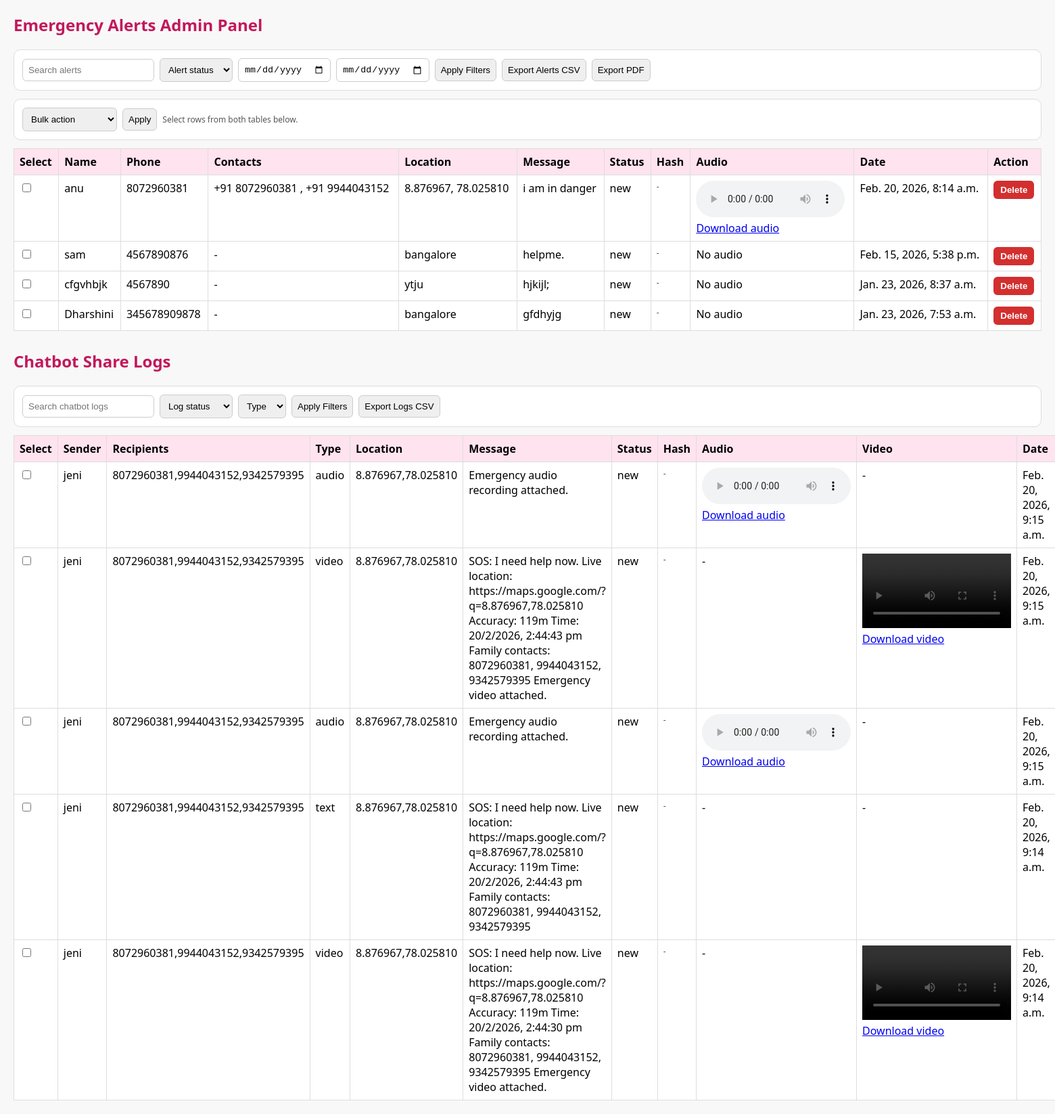
/emergency-table/ (signed in), run on the app's committed database.
### app/models.py (models this page shows, shortened)
class EmergencyAlert(models.Model):
    name = models.CharField(max_length=100)
    phone = models.CharField(max_length=15)
    message = models.TextField()
    location = models.CharField(max_length=200)
    contacts_text = models.TextField(blank=True, default="")
    audio_file = models.FileField(upload_to="emergency_audio/", blank=True, null=True)
    evidence_hash = models.CharField(max_length=128, blank=True, default="")
    status = models.CharField(max_length=20, default="new")
    resolved_by = models.CharField(max_length=100, blank=True, default="")
    resolved_at = models.DateTimeField(blank=True, null=True)
    created_at = models.DateTimeField(auto_now_add=True)
    is_seen = models.BooleanField(default=False)

class ChatbotShareLog(models.Model):
    sender_name = models.CharField(max_length=100, default="Anonymous")
    recipients = models.TextField(blank=True, default="")
    share_type = models.CharField(max_length=20, default="text")
    message = models.TextField(blank=True, default="")
    location = models.CharField(max_length=300, blank=True, default="")
    location_history = models.TextField(blank=True, default="")
    audio_file = models.FileField(upload_to="chatbot_audio/", blank=True, null=True)
    video_file = models.FileField(upload_to="chatbot_video/", blank=True, null=True)
    evidence_hash = models.CharField(max_length=128, blank=True, default="")
    status = models.CharField(max_length=20, default="new")
    resolved_by = models.CharField(max_length=100, blank=True, default="")
    resolved_at = models.DateTimeField(blank=True, null=True)
    created_at = models.DateTimeField(auto_now_add=True)

### app/views.py (the view, shortened to what this page needs)
# urls.py: path('emergency-table/', views.emergency_table, name='emergency_table'),
@login_required
@user_passes_test(is_admin)
def emergency_table(request):
    alerts = EmergencyAlert.objects.all().order_by("-created_at")
    chatbot_logs = ChatbotShareLog.objects.all().order_by("-created_at")
    alerts = _apply_filters(alerts, request, prefix="a_")
    chatbot_logs = _apply_filters(chatbot_logs, request, prefix="c_")
    c_type = request.GET.get("c_type", "").strip()
    if c_type:
        chatbot_logs = chatbot_logs.filter(share_type=c_type)
    export = request.GET.get("export", "").strip()
    alerts.filter(is_seen=False).update(is_seen=True)
    _audit(request, "view", "EmergencyTable", 0, note="Opened emergency-table page")
    return render(
        request,
        "emergency_table.html",
        {
            "alerts": alerts,
            "chatbot_logs": chatbot_logs,
        },
    )

### app/views.py (called while the page is built, shortened)
def _audit(request, action, object_type, object_id, note=""):
    if request.user.is_authenticated:
        AdminAuditLog.objects.create(
            admin_username=request.user.username,
            action=action,
            object_type=object_type,
            object_id=object_id,
            note=note,
        )

def is_admin(user):
    return user.is_superuser

def _apply_filters(queryset, request, prefix=""):
    q = request.GET.get(f"{prefix}q", "").strip()
    status = request.GET.get(f"{prefix}status", "").strip()
    date_from = request.GET.get("from", "").strip()
    date_to = request.GET.get("to", "").strip()
    if status:
        queryset = queryset.filter(status=status)
    if date_from:
        queryset = queryset.filter(created_at__date__gte=date_from)
    if date_to:
        queryset = queryset.filter(created_at__date__lte=date_to)
    return queryset

### app/templates/emergency_table.html (shortened to what this page needs)
<!DOCTYPE html>
<html lang="en">
<head>
</head>
<body>
    <h2>Emergency Alerts Admin Panel</h2>
    <div class="panel">
        <form method="get" class="row">
            <input type="text" name="a_q" placeholder="Search alerts" value="{{ request.GET.a_q }}">
            <select name="a_status">
                <option value="">Alert status</option>
            </select>
            <input type="date" name="from" value="{{ request.GET.from }}">
            <input type="date" name="to" value="{{ request.GET.to }}">
            <button type="submit">Apply Filters</button>
            <a href="?export=csv_alerts"><button type="button">Export Alerts CSV</button></a>
            <a href="?export=pdf"><button type="button">Export PDF</button></a>
        </form>
    </div>
    <form method="post">
        <div class="panel row">
            <select name="bulk_action">
                <option value="">Bulk action</option>
            </select>
            <button type="submit">Apply</button>
            <span class="small">Select rows from both tables below.</span>
        </div>
        <table>
            <tr>
                <th>Select</th><th>Name</th><th>Phone</th><th>Contacts</th><th>Location</th><th>Message</th><th>Status</th><th>Hash</th><th>Audio</th><th>Date</th><th>Action</th>
            </tr>
            {% for e in alerts %}
            <tr>
                <td><input type="checkbox" name="selected_alerts" value="{{ e.id }}"></td>
                <td>{{ e.name }}</td>
                <td>{{ e.phone }}</td>
                <td>{{ e.contacts_text|default:"-" }}</td>
                <td>{{ e.location }}</td>
                <td>{{ e.message }}</td>
                <td>{{ e.status }}</td>
                <td class="small">{{ e.evidence_hash|default:"-" }}</td>
                <td>
                    {% if e.audio_file %}
                        <audio controls src="{{ e.audio_file.url }}"></audio><br>
                        <a href="{{ e.audio_file.url }}" download>Download audio</a>
                    {% else %}No audio{% endif %}
                </td>
                <td>{{ e.created_at }}</td>
                <td>
                    <form method="post" action="{% url 'delete_emergency_alert' e.id %}" onsubmit="return confirm('Delete this emergency alert?');">
                        <button class="delete-btn" type="submit">Delete</button>
                    </form>
                </td>
            </tr>
            {% endfor %}
        </table>
        <h2 style="margin-top: 28px;">Chatbot Share Logs</h2>
        <div class="panel">
            <form method="get" class="row">
                <input type="text" name="c_q" placeholder="Search chatbot logs" value="{{ request.GET.c_q }}">
                <select name="c_status">
                    <option value="">Log status</option>
                </select>
                <select name="c_type">
                    <option value="">Type</option>
                </select>
                <button type="submit">Apply Filters</button>
                <a href="?export=csv_chatbot"><button type="button">Export Logs CSV</button></a>
            </form>
        </div>
        <table>
            <tr>
                <th>Select</th><th>Sender</th><th>Recipients</th><th>Type</th><th>Location</th><th>Message</th><th>Status</th><th>Hash</th><th>Audio</th><th>Video</th><th>Date</th><th>Action</th>
            </tr>
            {% for c in chatbot_logs %}
            <tr>
                <td><input type="checkbox" name="selected_logs" value="{{ c.id }}"></td>
                <td>{{ c.sender_name }}</td>
                <td>{{ c.recipients|default:"-" }}</td>
                <td>{{ c.share_type }}</td>
                <td>{{ c.location|default:"-" }}</td>
                <td>{{ c.message|default:"-" }}</td>
                <td>{{ c.status }}</td>
                <td class="small">{{ c.evidence_hash|default:"-" }}</td>
                <td>{% if c.audio_file %}<audio controls src="{{ c.audio_file.url }}"></audio><br><a href="{{ c.audio_file.url }}" download>Download audio</a>{% else %}-{% endif %}</td>
                <td>{% if c.video_file %}<video controls src="{{ c.video_file.url }}"></video><br><a href="{{ c.video_file.url }}" download>Download video</a>{% else %}-{% endif %}</td>
                <td>{{ c.created_at }}</td>
            </tr>
            {% empty %}
            <tr><td colspan="12">No chatbot share logs yet.</td></tr>
            {% endfor %}
        </table>
    </form>
</body>
</html>

### app/templates/emergency_table.html (style rules this page uses)
body { font-family: 'Segoe UI', sans-serif; margin: 20px; background: #f8f8f8; }
h2 { color: #c2185b; }
.panel { background: #fff; border: 1px solid #ddd; border-radius: 10px; padding: 12px; margin-bottom: 12px; }
.row { display: flex; flex-wrap: wrap; gap: 8px; align-items: center; }
input, select, button { padding: 8px; border: 1px solid #ccc; border-radius: 6px; }
button { cursor: pointer; }
table { width: 100%; border-collapse: collapse; background: #fff; margin-top: 12px; }
th, td { border: 1px solid #ddd; padding: 8px; vertical-align: top; }
th { background: #ffe3ef; text-align: left; }
.delete-btn { border: none; background: #d32f2f; color: #fff; border-radius: 6px; padding: 6px 10px; cursor: pointer; font-weight: 600; }
.small { font-size: 12px; color: #555; }
audio, video { width: 220px; }

### data on the page
EmergencyAlert: name "anu", phone "8072960381", contacts_text "+91 8072960381 , +91 9944043152", location "8.876967, 78.025810", message "i am in danger", status "new", evidence_hash "-", created_at "Feb. 20, 2026, 8:14 a.m."
EmergencyAlert: name "sam", phone "4567890876", contacts_text "-", location "bangalore", message "helpme.", status "new", evidence_hash "-", shows "No audio", created_at "Feb. 15, 2026, 5:38 p.m."
EmergencyAlert: name "cfgvhbjk", phone "4567890", contacts_text "-", location "ytju", message "hjkijl;", status "new", evidence_hash "-", shows "No audio", created_at "Jan. 23, 2026, 8:37 a.m."
EmergencyAlert: name "Dharshini", phone "345678909878", contacts_text "-", location "bangalore", message "gfdhyjg", status "new", evidence_hash "-", shows "No audio", created_at "Jan. 23, 2026, 7:53 a.m."
ChatbotShareLog: sender_name "jeni", recipients "8072960381,9944043152,9342579395", share_type "audio", location "8.876967,78.025810", message "Emergency audio recording attached.", status "new", evidence_hash "-", created_at "Feb. 20, 2026, 9:15 a.m."
ChatbotShareLog: sender_name "jeni", recipients "8072960381,9944043152,9342579395", share_type "video", location "8.876967,78.025810", message "SOS: I need help now. Live location: https://maps.google.com/?q=8.876967,78.025810 Accuracy: 119m Time: 20/2/2026, 2:44:43 pm Family contacts: 8072960381, 9944043152, 9342579395 Emergency video attached.", status "new", evidence_hash "-", created_at "Feb. 20, 2026, 9:15 a.m."
ChatbotShareLog: sender_name "jeni", recipients "8072960381,9944043152,9342579395", share_type "audio", location "8.876967,78.025810", message "Emergency audio recording attached.", status "new", evidence_hash "-", created_at "Feb. 20, 2026, 9:15 a.m."
ChatbotShareLog: sender_name "jeni", recipients "8072960381,9944043152,9342579395", share_type "text", location "8.876967,78.025810", message "SOS: I need help now. Live location: https://maps.google.com/?q=8.876967,78.025810 Accuracy: 119m Time: 20/2/2026, 2:44:43 pm Family contacts: 8072960381, 9944043152, 9342579395", status "new", evidence_hash "-", created_at "Feb. 20, 2026, 9:14 a.m."
ChatbotShareLog: sender_name "jeni", recipients "8072960381,9944043152,9342579395", share_type "video", location "8.876967,78.025810", message "SOS: I need help now. Live location: https://maps.google.com/?q=8.876967,78.025810 Accuracy: 119m Time: 20/2/2026, 2:44:30 pm Family contacts: 8072960381, 9944043152, 9342579395 Emergency video attached.", status "new", evidence_hash "-", created_at "Feb. 20, 2026, 9:14 a.m."
